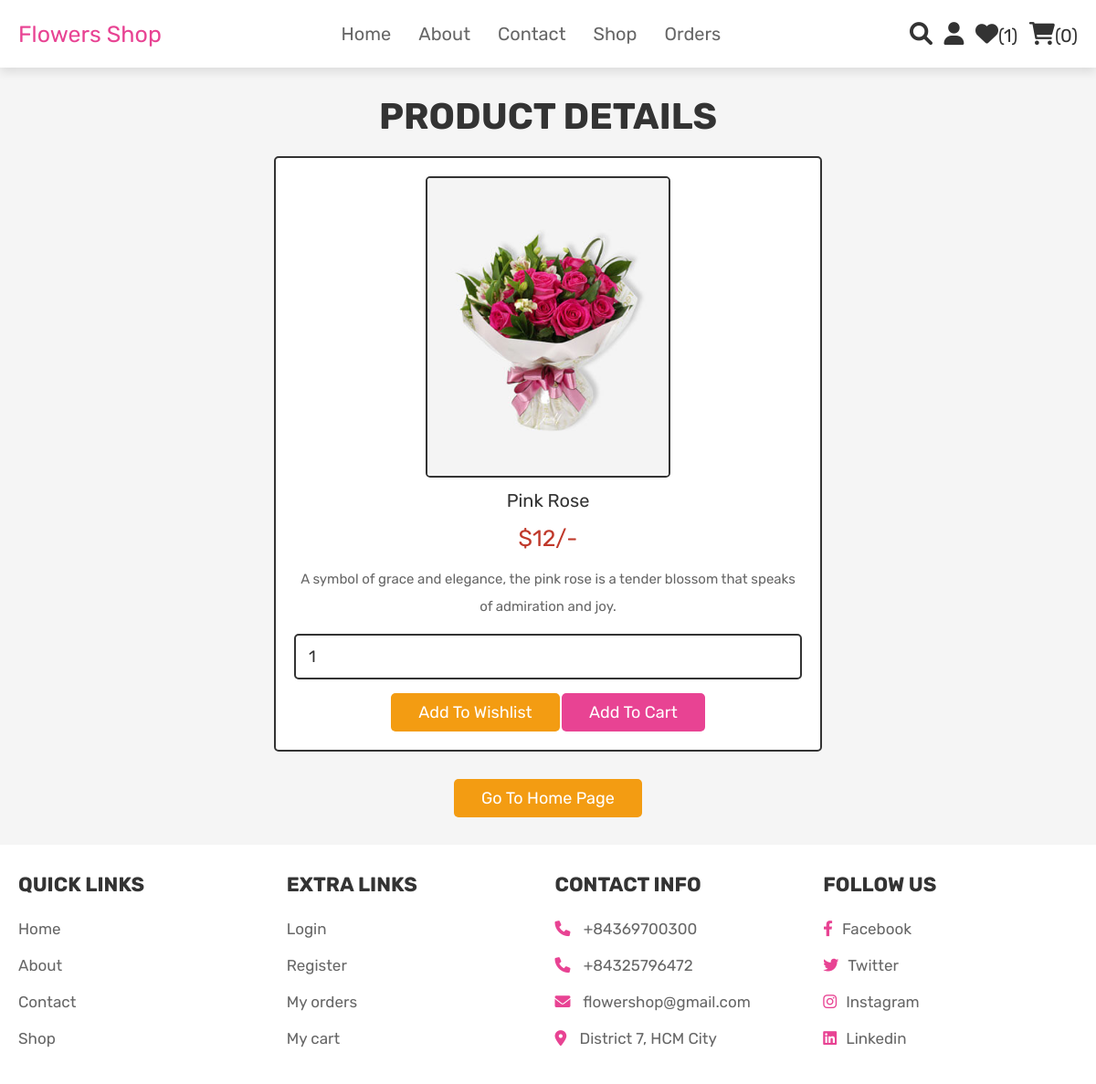
Page /view_page.php?pid=13 (signed in) on the committed database.
### tables this page shows
CREATE TABLE `products` (
  `id` int(100) NOT NULL,
  `name` varchar(100) NOT NULL,
  `details` varchar(500) NOT NULL,
  `price` int(100) NOT NULL,
  `image` varchar(100) NOT NULL
);

### view_page.php (the view, shortened to what this page needs)
<?php
@include 'config.php';
?>
<!DOCTYPE html>
<html lang="en">
<head>
   <link rel="stylesheet" href="https://cdnjs.cloudflare.com/ajax/libs/font-awesome/6.0.0/css/all.min.css">
   <link rel="stylesheet" href="css/style.css">
</head>
<body>
<?php @include 'header.php'; ?>
<section class="quick-view">
    <h1 class="title">product details</h1>
    <?php
        if(isset($_GET['pid'])){
            $pid = $_GET['pid'];
            $select_products = mysqli_query($conn, "SELECT * FROM `products` WHERE id = '$pid'") or die('query failed');
         if(mysqli_num_rows($select_products) > 0){
            while($fetch_products = mysqli_fetch_assoc($select_products)){
    ?>
    <form action="" method="POST">
         <img src="uploaded_img/<?php echo $fetch_products['image']; ?>" alt="" class="image">
         <div class="name"><?php echo $fetch_products['name']; ?></div>
         <div class="price">$<?php echo $fetch_products['price']; ?>/-</div>
         <div class="details"><?php echo $fetch_products['details']; ?></div>
         <input type="number" name="product_quantity" value="1" min="0" class="qty">
         <input type="submit" value="add to wishlist" name="add_to_wishlist" class="option-btn">
         <input type="submit" value="add to cart" name="add_to_cart" class="btn">
      </form>
    <?php
            }
        }else{
        echo '<p class="empty">no products details available!</p>';
        }
    }
    ?>
    <div class="more-btn">
        <a href="home.php" class="option-btn">go to home page</a>
    </div>
</section>
<?php @include 'footer.php'; ?>
</body>
</html>

### css/style.css (style rules this page uses)
:root { --pink:#e84393; --red:#c0392b; --orange:#f39c12; --black:#333; --white:#fff; --light-color:#666; --light-white:#ccc; --light-bg:#f5f5f5; --border:.2rem solid var(--black); --box-shadow:0 .5rem 1rem rgba(0,0,0,.1); }
* { font-family: 'Rubik', sans-serif; margin:0; padding:0; box-sizing: border-box; outline: none; border:none; text-decoration: none; transition:all .2s linear; }
html { font-size: 62.5%; overflow-x: hidden; scroll-behavior: smooth; scroll-padding-top: 6.5rem; }
body { background: var(--light-bg); }
section { padding:3rem 2rem; }
.btn, .delete-btn, .option-btn { display: inline-block; border-radius: .5rem; margin-top: 1rem; font-size: 1.8rem; color:var(--white); cursor: pointer; padding:1rem 3rem; text-transform: capitalize; }
.btn { background-color: var(--pink); }
.option-btn { background-color: var(--orange); }
.more-btn { margin-top: 2rem; text-align: center; }
.title { text-align: center; margin-bottom: 2rem; color:var(--black); text-transform: uppercase; font-size: 4rem; }
.quick-view form { max-width: 60rem; padding:2rem; text-align: center; border:var(--border); box-shadow: var(--border); border-radius: .5rem; background-color: var(--white); margin:0 auto; }
.quick-view form .image { height: 33rem; border:var(--border); border-radius: .5rem; }
.quick-view form .name { margin:1rem 0; font-size: 2rem; color:var(--black); }
.quick-view form .price { color:var(--red); font-size: 2.5rem; padding:.5rem 0; }
.quick-view form .details { padding:1rem 0; font-size: 1.5rem; color:var(--light-color); line-height: 2; }
.quick-view form .qty { width: 100%; padding:1.2rem 1.4rem; font-size: 1.8rem; color:var(--black); border-radius: .5rem; border:var(--border); margin:.5rem 0; }

### rows in the picture
products: image (picture), name "Pink Rose", price "12", details "A symbol of grace and elegance, the pink rose is a tender blossom that speaks of admiration and joy."

### other values in the picture
$wishlist_num_rows "1"
$cart_num_rows "0"
